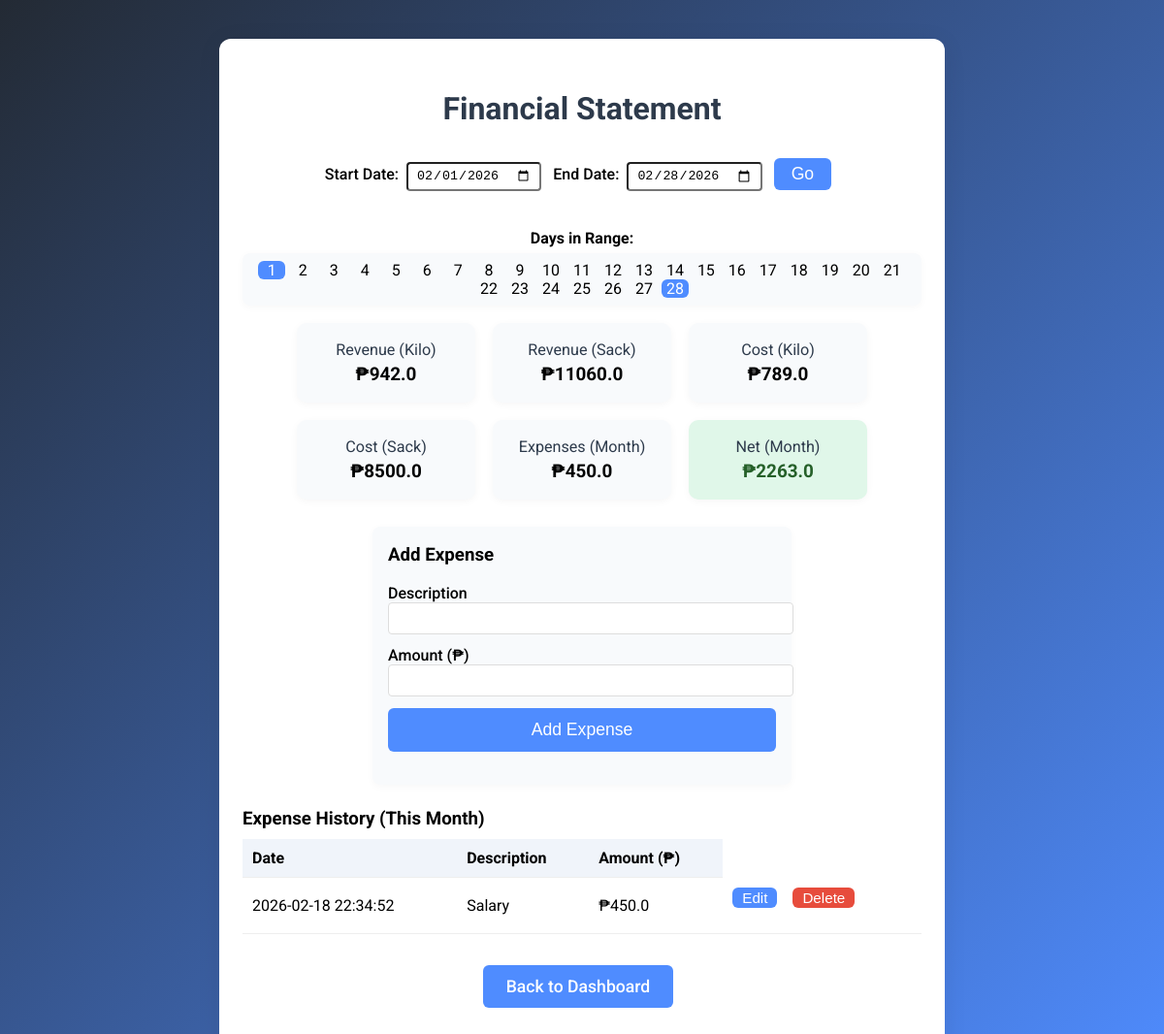
The app's page /financial with its own data.
### tables this page shows
CREATE TABLE expenses (
            id INTEGER PRIMARY KEY AUTOINCREMENT,
            description TEXT NOT NULL,
            amount REAL NOT NULL,
            date TEXT NOT NULL
        );

### app.py (the view, shortened to what this page needs)
@app.route('/financial', methods=['GET', 'POST'])
def financial():
    import calendar
    now = datetime.now()
    start_date = request.args.get('start_date')
    end_date = request.args.get('end_date')
    if not start_date or not end_date:
        start_date = now.replace(day=1).strftime('%Y-%m-%d')
        last_day = calendar.monthrange(now.year, now.month)[1]
        end_date = now.replace(day=last_day).strftime('%Y-%m-%d')
    start_dt = datetime.strptime(start_date, '%Y-%m-%d')
    end_dt = datetime.strptime(end_date, '%Y-%m-%d')
    start_str = start_dt.strftime('%Y-%m-%d 00:00:00')
    end_str = end_dt.strftime('%Y-%m-%d 23:59:59')
    sales = query_db('SELECT total, quantity, cost_price, sale_type, unit_price, sack_size, sack_price, sack_cost FROM sales WHERE date >= ? AND date <= ?', (start_str, end_str))
    kilo_sales = [s for s in sales if s['sale_type'] and s['sale_type'].lower() in ['kilo', 'per kilo']]
    sack_sales = [s for s in sales if s['sale_type'] and s['sale_type'].lower() in ['sack', 'per sack']]
    revenue_kilo = sum([s['total'] for s in kilo_sales]) if kilo_sales else 0
    revenue_sack = sum([s['total'] for s in sack_sales]) if sack_sales else 0
    cost_kilo = sum([s['quantity'] * s['cost_price'] for s in kilo_sales if s['cost_price'] is not None]) if kilo_sales else 0
    cost_sack = sum([(s['quantity'] / s['sack_size']) * s['sack_cost'] for s in sack_sales if s['sack_cost'] is not None and s['sack_size']]) if sack_sales else 0
    revenue = revenue_kilo + revenue_sack
    cost = cost_kilo + cost_sack
    expenses = query_db('SELECT * FROM expenses WHERE date >= ? AND date <= ? ORDER BY date DESC', (start_str, end_str))
    total_expenses = sum([e['amount'] for e in expenses]) if expenses else 0
    net = revenue - cost - total_expenses
    days = []
    d = start_dt
    while d <= end_dt:
        days.append(d)
        d += timedelta(days=1)
    return render_template('financial.html', expenses=expenses, revenue=revenue, cost=cost, total_expenses=total_expenses, net=net, start_date=start_date, end_date=end_date, month_days=days, revenue_kilo=revenue_kilo, revenue_sack=revenue_sack, cost_kilo=cost_kilo, cost_sack=cost_sack)

### database/db.py (called while the page is built)
def get_db():
    db = getattr(g, '_database', None)
    if db is None:
        db = g._database = sqlite3.connect(DATABASE)
        db.row_factory = sqlite3.Row
    return db

def query_db(query, args=(), one=False):
    cur = get_db().execute(query, args)
    rv = cur.fetchall()
    cur.close()
    return (rv[0] if rv else None) if one else rv

### templates/financial.html (shortened to what this page needs)
<!DOCTYPE html>
<html lang="en">
<head>
</head>
<body>
    <div class="container">
        <h1>Financial Statement</h1>
        <form method="get" style="text-align:center;margin-bottom:24px;">
            <label for="start_date" style="font-weight:500;">Start Date:</label>
            <input type="date" name="start_date" id="start_date" value="{{ start_date }}" style="margin:0 8px 0 4px;padding:4px 8px;border-radius:4px;">
            <label for="end_date" style="font-weight:500;">End Date:</label>
            <input type="date" name="end_date" id="end_date" value="{{ end_date }}" style="margin:0 8px 0 4px;padding:4px 8px;border-radius:4px;">
            <button type="submit" class="menu-btn" style="padding:6px 18px;">Go</button>
        </form>
        <div style="text-align:center;margin-bottom:18px;">
            <strong>Days in Range:</strong>
            <div style="display:inline-block;background:#f8fafc;padding:8px 16px;border-radius:8px;box-shadow:0 2px 8px rgba(0,0,0,0.03);margin-top:6px;">
                {% for d in month_days %}
                    {% set highlight = (d.strftime('%Y-%m-%d') == start_date or d.strftime('%Y-%m-%d') == end_date) %}
                    <span class="calendar-day{% if highlight %} highlight{% endif %}">{{ d.day }}</span>
                {% endfor %}
            </div>
        </div>
        <div class="summary">
            <div class="summary-card">
                <div class="label">Revenue (Kilo)</div>
                <div class="value">₱{{ revenue_kilo|round(2) }}</div>
            </div>
            <div class="summary-card">
                <div class="label">Revenue (Sack)</div>
                <div class="value">₱{{ revenue_sack|round(2) }}</div>
            </div>
            <div class="summary-card">
                <div class="label">Cost (Kilo)</div>
                <div class="value">₱{{ cost_kilo|round(2) }}</div>
            </div>
            <div class="summary-card">
                <div class="label">Cost (Sack)</div>
                <div class="value">₱{{ cost_sack|round(2) }}</div>
            </div>
            <div class="summary-card">
                <div class="label">Expenses (Month)</div>
                <div class="value">₱{{ total_expenses|round(2) }}</div>
            </div>
            <div class="summary-card net">
                <div class="label">Net (Month)</div>
                <div class="value">₱{{ net|round(2) }}</div>
            </div>
        </div>
        <form method="post" class="add-expense-form">
            <h3 style="margin-top:0;">Add Expense</h3>
            <div style="margin-bottom:12px;">
                <label for="description" style="font-weight:500;">Description</label>
                <input type="text" id="description" name="description" required style="width:100%;padding:8px;border-radius:4px;border:1px solid #ddd;">
            </div>
            <div style="margin-bottom:12px;">
                <label for="amount" style="font-weight:500;">Amount (₱)</label>
                <input type="number" id="amount" name="amount" min="0.01" step="0.01" required style="width:100%;padding:8px;border-radius:4px;border:1px solid #ddd;">
            </div>
            <button type="submit" class="menu-btn" style="width:100%;background:#4f8cff;">Add Expense</button>
        </form>
        <div class="expenses-list">
            <h3 style="margin-bottom:10px;">Expense History (This Month)</h3>
            <table>
                <thead>
                    <tr>
                        <th>Date</th>
                        <th>Description</th>
                        <th>Amount (₱)</th>
                    </tr>
                </thead>
                <tbody>
                    {% for e in expenses %}
                    <tr>
                        <td>{{ e['date'] }}</td>
                        <td>{{ e['description'] }}</td>
                        <td>₱{{ e['amount']|round(2) }}</td>
                        <td>
                            <form method="post" action="/expenses/edit/{{ e['id'] }}" style="display:inline;">
                                <button type="submit" class="menu-btn" style="padding:2px 10px;font-size:0.95rem;">Edit</button>
                            </form>
                            <form method="post" action="/expenses/delete/{{ e['id'] }}" style="display:inline;margin-left:4px;" onsubmit="return confirm('Are you sure you want to delete this expense?');">
                                <button type="submit" class="menu-btn" style="background:#e74c3c;padding:2px 10px;font-size:0.95rem;">Delete</button>
                            </form>
                        </td>
                    </tr>
                    {% else %}
                    <tr><td colspan="3" style="text-align:center;color:#888;">No expenses yet this month.</td></tr>
                    {% endfor %}
                </tbody>
            </table>
        </div>
        <div style="text-align:center;margin-top:18px;">
            <a href="/" class="menu-btn">Back to Dashboard</a>
        </div>
    </div>
</body>
</html>

### templates/financial.html (style rules this page uses)
body { font-family: 'Roboto', Arial, sans-serif; background: linear-gradient(135deg, #232a34 0%, #4f8cff 100%); margin: 0; }
.container { max-width: 700px; margin: 40px auto; background: #fff; border-radius: 12px; box-shadow: 0 4px 24px rgba(0,0,0,0.08); padding: 32px 24px; }
h1 { color: #2d3a4b; margin-bottom: 32px; font-size: 2rem; font-weight: 700; text-align:center; }
.summary { display: flex; flex-wrap: wrap; gap: 18px; justify-content: center; margin-bottom: 28px; }
.summary-card { background: #f8fafc; border-radius: 10px; box-shadow: 0 2px 8px rgba(0,0,0,0.04); padding: 18px 22px; min-width: 140px; text-align:center; }
.summary-card .label { color: #2d3a4b; font-size: 1.01rem; margin-bottom: 4px; }
.summary-card .value { font-size: 1.18rem; font-weight: 700; }
.summary-card.net { background: #e0f7e9; color: #256029; }
.expenses-list { margin-bottom: 32px; }
table { width: 100%; border-collapse: collapse; }
th, td { padding: 10px; border-bottom: 1px solid #eee; text-align: left; }
th { background: #f0f4fa; }
.add-expense-form { background: #f8fafc; border-radius: 8px; padding: 18px 16px; max-width: 400px; margin: 0 auto 24px auto; box-shadow: 0 2px 8px rgba(0,0,0,0.03); }
.menu-btn { display: inline-block; margin: 0 8px 16px 0; padding: 12px 24px; background: #4f8cff; color: #fff; border: none; border-radius: 6px; font-size: 1.1rem; font-weight: 500; cursor: pointer; text-decoration: none; transition: background 0.2s; }
.calendar-day { display:inline-block;width:28px; }
.calendar-day.highlight { background:#4f8cff;color:#fff;border-radius:6px; }

### records on screen
expenses: date "2026-02-18 22:34:52", description "Salary", amount "450.0"

### other values on screen
{{ d.day }} "1" "2" "3" "4" "5" "6" "7" "8" "9" "10" "11" "12" "13" "14" "15" "16" "17" "18" "19" "20" "21" "22" "23" "24" "25" "26" "27" "28"
{{ revenue_kilo|round(2) }} "942.0"
{{ revenue_sack|round(2) }} "11060.0"
{{ cost_kilo|round(2) }} "789.0"
{{ cost_sack|round(2) }} "8500.0"
{{ total_expenses|round(2) }} "450.0"
{{ net|round(2) }} "2263.0"
